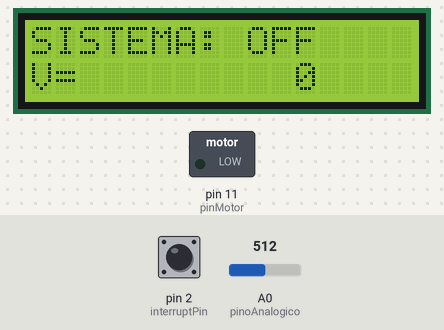
This sketch was run on a simulated Arduino Uno, built with avr-gcc and run on an emulated ATmega328P. Parts: 16×2 character LCD, switched loads named in the sketch (green lamp = pin HIGH). The test bench sets the inputs (shaded band); at power-on: pin 2 (interruptPin) HIGH, A0 (pinoAnalogico) = 512.

Above: at 1.2 s.
1.3 s: pin 2 (interruptPin) pulled LOW for 0.15 s
At 2.2 s:
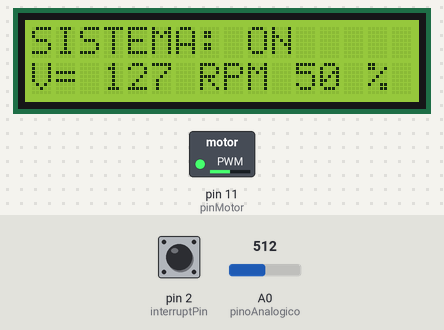
2.9 s: pin 2 (interruptPin) pulled LOW for 1 s
At 4.5 s:
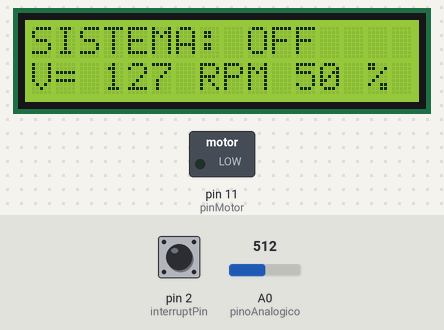
5.4 s: pin 2 (interruptPin) pulled LOW for 3.2 s
At 9.2 s:
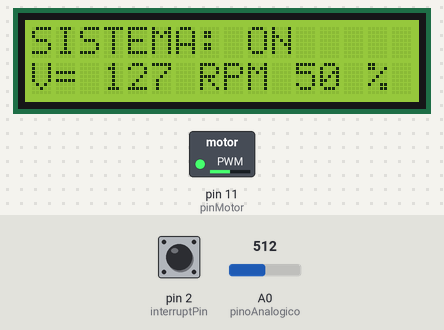
10.1 s: A0 (pinoAnalogico) set to 45
At 10.5 s:
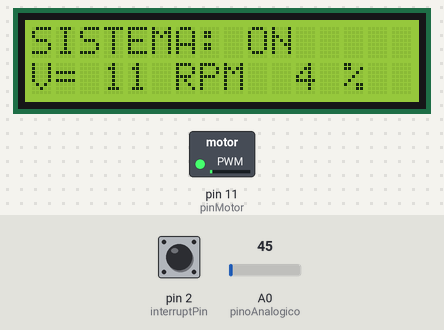
11.6 s: A0 (pinoAnalogico) set to 38
At 12.1 s:
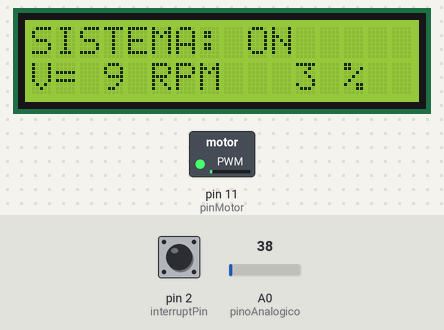
13.1 s: A0 (pinoAnalogico) set to 716
At 14.5 s:
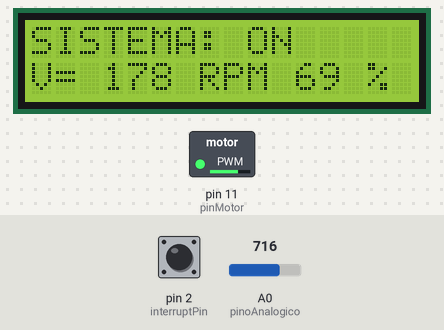
Timing chart, 0 to 15.6 s (numbered marks = the images above; inputs shaded):
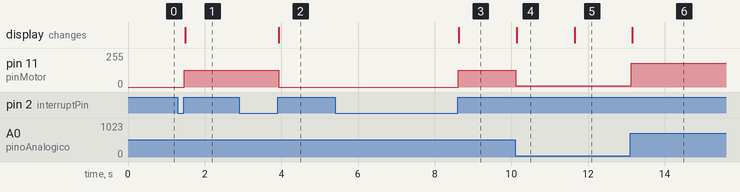

Measured:
- after the input at 1.3 s, pin 11 (pinMotor): 0/255 → 127/255 after 0.17 s; the display: changes after 0.19 s (image 1)
- after the input at 2.9 s, pin 11 (pinMotor): 127/255 → 0/255 after 1.0 s; the display: changes after 1.0 s (image 2)
- after the input at 5.4 s, pin 11 (pinMotor): 0/255 → 127/255 after 3.2 s; the display: changes after 3.2 s (image 3)
- after the input at 10.1 s, pin 11 (pinMotor): 127/255 → 11/255 at once; the display: changes at once (image 4)
- after the input at 11.6 s, pin 11 (pinMotor): 11/255 → 9/255 at once; the display: changes after 0.05 s (image 5)
- after the input at 13.1 s, pin 11 (pinMotor): 9/255 → 178/255 at once; the display: changes after 0.05 s (image 6)

The sketch:

Aula_3_UNO_Interrupcao.ino
```cpp
/*
 * 1. Testar o código presente no site Arduino.cc - attachInterrupt() e entender o funcionamento. Modificar o código para outra aplicação.
 * 2. Construir um sketch e implementar em hardware:
 *    Arduino UNO com módulo LCD 16 x 2.
 *    Potenciômetro em uma entrada A/D.
 *    Saída PWM com sinal PWM acionando um motor DC.
 *    Apresentar no LCD 2 x 16:
 *      o Primeira linha: o dutyCycle em % (0 a 100%) %, proporcional a posição do potenciômetro na entrada A/D.
 *      o Segunda linha: o dutyCycle em % (0 a 100%) %, proporcional ao valor presente na saída PWM.
 *    Incluir um Botão de interrupção que permite ligar ou desligar o sistema
 *
 * Nome: LEONARDO MOREIRA FELIPE
 * TURMA: 641N1
 * DATA: 17/03/2022
 *
 */

// inclusão de bibliotecas
#include <Wire.h>
#include <LiquidCrystal_I2C.h>

// apelidos
#define pinoAnalogico A0
#define leituras 10
#define pinMotor 11
// variáveis globais
int valorAnalogico;
int valorPerc;
int valorPwm;
const byte interruptPin = 2;
volatile byte state = HIGH;

LiquidCrystal_I2C lcd(0x3F,16,2);   // Criando um LCD de 16x2 no endereço I2C 0x27

void setup() {                      // put your setup code here, to run once:
  pinMode(pinMotor, OUTPUT);
  pinMode(interruptPin, INPUT_PULLUP);
  attachInterrupt(digitalPinToInterrupt(interruptPin), blink, RISING);
  lcd.init();                       // Inicializando o LCD
  lcd.backlight();                  // Ligando o BackLight do LCD
  lcd.print("SISTEMA:");          // Exibindo no LCD texto
  lcd.setCursor(0,1);               // posiciona o cursor no início da 2ª linha
  lcd.print("V=");                  // imprime o texto
  lcd.setCursor (11,1);
  lcd.print(valorPerc);
}

void loop() {                      // função loop com código principal
  if(state==LOW) {
  leituraAnalogica();
  delay(1);
  mapValperc();
  mapValpwm();
  acionaPwm();
  atualizaLcd();

}
  else {
  analogWrite(pinMotor, 0);
 lcd.setCursor (8,0);                // escreve no LCD Sistema OFF
 lcd.print(" OFF   ");
}
}
void leituraAnalogica (){
  valorAnalogico=0;                  // zera a variável
  for(int i=0; i<leituras; i++){     // laço com repetição de "leituras"
  valorAnalogico = valorAnalogico + analogRead(pinoAnalogico);          // Acumula a nova leitura do Conv.A/D
  delay(1);                          // atraso para estabilizar o conversor
  }
  valorAnalogico = valorAnalogico/leituras;                             // faz a média de leituras
}

 void mapValperc(){                   // funcao mapear o valor percentual de 0% a 100%
 valorPerc=map (valorAnalogico, 0, 1023, 0, 100);
}

void mapValpwm (){                   // funcao de mapear o valor 0 a 255 do PWM
  valorPwm=map(valorAnalogico, 0, 1023, 0, 255);
}

void acionaPwm() {                   // funcao acionamento do led pelo valor do PWM
  analogWrite (pinMotor, valorPwm);
}

void atualizaLcd (){             // funcao que atualiza o LCD
  lcd.setCursor (8,0);
  lcd.print(" ON    ");          // Exibindo no LCD texto
  lcd.setCursor (3,1);
  lcd.print(valorPwm);
  lcd.print(" RPM ");
  lcd.setCursor (11,1);
  lcd.print(valorPerc);
  lcd.print(" % ");

}
void blink() {
              state=!state;
              void atualizaLcd();
}
```
